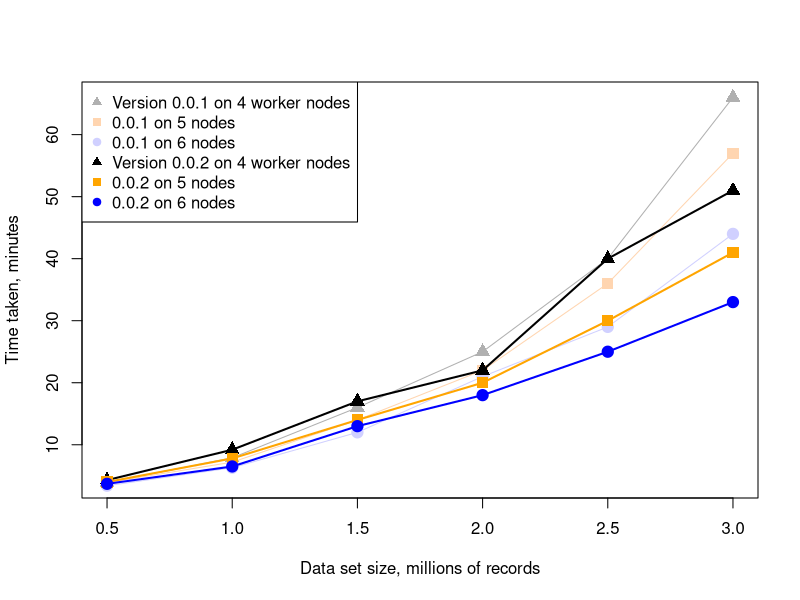

Recreate this plot in R.
x<-c(0.5, 1, 1.5, 2, 2.5, 3)

y6<-c(3.4, 6.3, 12, 21, 29, 44)
y5<-c(3.9, 7.2, 14, 22, 36, 57)
y4<-c(3.9, 7.9, 16, 25, 40, 66)

y4_2<-c(4.3, 9.2, 17, 22, 40, 51)
y5_2<-c(4, 7.8, 14, 20, 30, 41)
y6_2<-c(3.7, 6.5, 13, 18, 25, 33)

chart.cex<-1.5
lwd.2<-2
col.4.1<-"#B0B0B0"
col.5.1<-"#FFD5B0"
col.6.1<-"#D0D0FF"
col.4.2<-"black"
col.5.2<-"orange"
col.6.2<-"blue"
pch.4<-17
pch.5<-15
pch.6<-19

plot (x, y4, pch=pch.4, cex=chart.cex, col=col.4.1, xlab="Data set size, millions of records", ylab="Time taken, minutes")
lines (x, y4, col=col.4.1)

points(x, y5, col=col.5.1, pch=pch.5, cex=chart.cex)
lines (x, y5, col=col.5.1)

points(x, y6, col=col.6.1, pch=pch.6, cex=chart.cex)
lines(x,y6, col=col.6.1)

points(x, y4_2, col=col.4.2, pch=pch.4, cex=chart.cex)
lines(x,y4_2, col=col.4.2, lwd=lwd.2)

points(x, y5_2, col=col.5.2, pch=pch.5, cex=chart.cex)
lines (x, y5_2, col=col.5.2, lwd=lwd.2)

points(x, y6_2, col=col.6.2, pch=pch.6, cex=chart.cex)
lines (x, y6_2, col=col.6.2, lwd=lwd.2)

legend ("topleft",
        legend=c("Version 0.0.1 on 4 worker nodes", "0.0.1 on 5 nodes", "0.0.1 on 6 nodes", "Version 0.0.2 on 4 worker nodes", "0.0.2 on 5 nodes", "0.0.2 on 6 nodes"),
        col=c(col.4.1, col.5.1, col.6.1, col.4.2, col.5.2, col.6.2), pch=c(pch.4, pch.5, pch.6, pch.4, pch.5, pch.6))